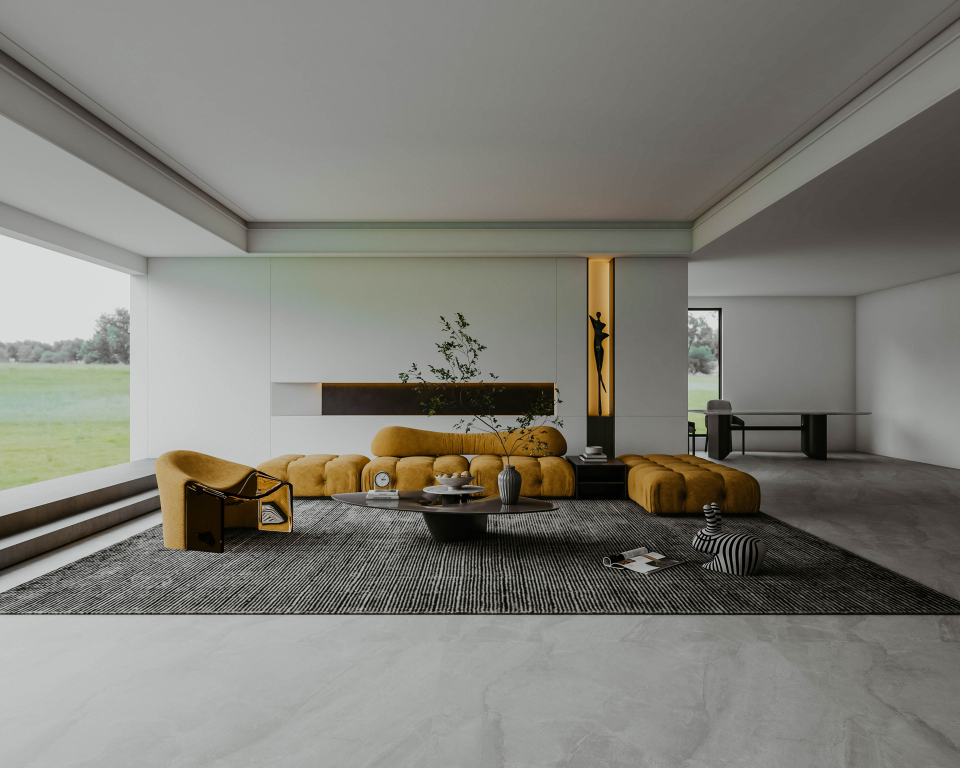
#> input picture Practice_py/MultiPro/photo-1637649228998-6c78a67dfa6c.jpg, 3840 x 3072 px (shown at 1/4 size)
$ python Proncess_img.py
#> lines starting #> are read from the running program, lines starting #| are printed output that depends on the picture
import time
import concurrent.futures
from PIL import Image, ImageFilter


img_names = [
        'photo-1593642532400-2682810df593.jpg',
        'photo-1637248761448-a3b0733a304d.jpg',
        'photo-1637580981009-c13f27517703.jpg',
        'photo-1637598094913-7e24488a4dfa.jpg',
        'photo-1637649228998-6c78a67dfa6c.jpg'
]

t1 = time.perf_counter()

size = (1200, 1200)

def process_image(img_name):
    img = Image.open(img_name)

    img = img.filter(ImageFilter.GaussianBlur(15))

    img.thumbnail(size)
    img.save(f'processed/{img_name}')
    print(f'{img_name} was processed...')

def main(): # 如果用ProcessPoolExecutor 記得放在 def main() 裡面
    with concurrent.futures.ProcessPoolExecutor() as executor:
        executor.map(process_image, img_names)
#> in process_image, img is the input picture: PIL image 3840x3072 RGB; mean R, G, B 127, 125.7, 118.4
#> in process_image (call 5), `img = img.filter(ImageFilter.GaussianBlur(15))`:
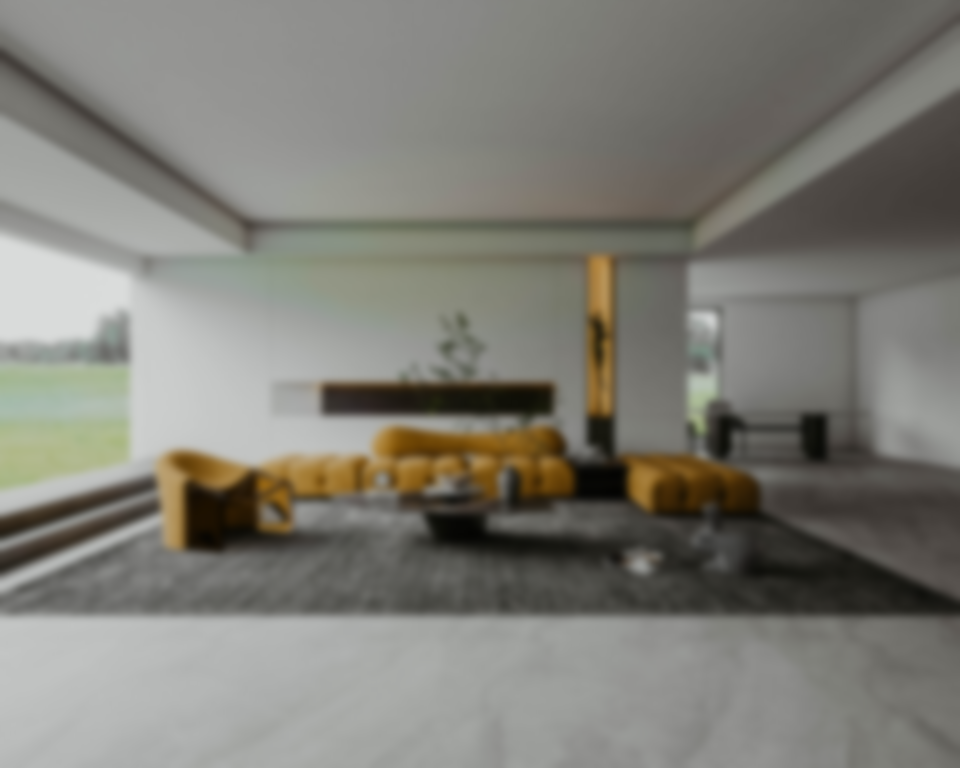
#> img: PIL image 3840x3072 RGB (shown at 1/4 size); mean R, G, B 127, 125.7, 118.4

    t2 = time.perf_counter()

    print(f'Finished in {t2-t1} seconds')

if __name__ == '__main__':
    main()
